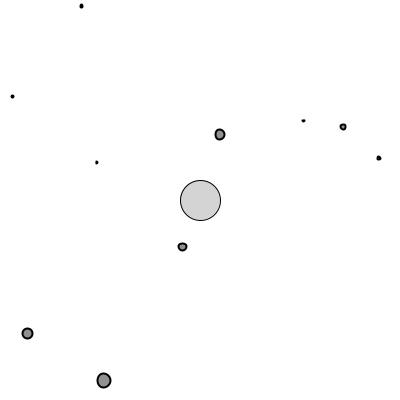
Frame 1 (no input)
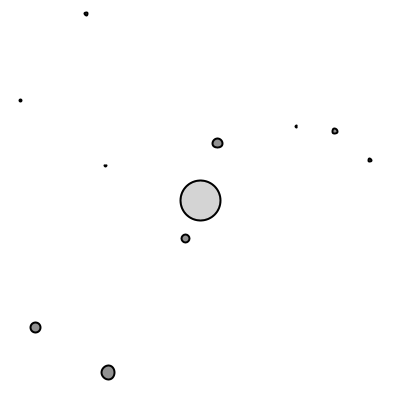
Frame 60 (the mouse pressed at the canvas centre just before this capture)
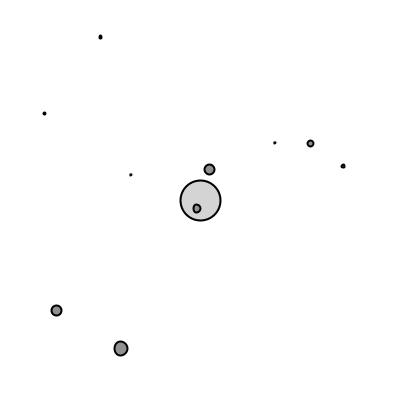
Frame 120 (the mouse held since frame 60 and released just before this capture)

The Processing sketch that drew these frames (run headless with seeded random() and noise(); from frame 60 on, the mouse is pressed at the canvas centre):

// Processing sketch: sketch_201206aAttractor
// ── sketch_201206aAttractor.pde
////单个
//Mover m;
//Attractor a;

//void setup() {
//  size(400, 400);
//  m = new Mover();
//  a = new Attractor();
//}
//void draw() {
//  background(255);

//  PVector f = a.attract(m);
//  m.applyForce(f);//m受到attract对象的引力

//  m.update();

//  a.display();
//  m.display();
//}

//————————————————————————————

//多个
Mover[] movers = new Mover[10];
Attractor a;

void setup() {
  size(400, 400);
  for (int i=0; i<movers.length; i++) {
    movers[i] = new Mover(random(0.1, 2), random(width), random(height));
  }
  a = new Attractor();
}
void draw() {
  background(255);
  a.display();
  for (int i=0; i<movers.length; i++) {
    PVector f = a.attract(movers[i]);
    movers[i].applyForce(f);//m受到attract对象的引力

    movers[i].update();
    movers[i].display();
  }

  
}

// ── Attractor.pde
class Attractor {
  float mass;
  float G;
  PVector location;

  Attractor() {
    location = new PVector(width/2, height/2);
    mass = 20;
    G = 0.4;
  }

  void display() {
    stroke(0);
    fill(200, 200);
    ellipse(location.x, location.y, mass*2, mass*2);
  }

  PVector attract(Mover m) {
    PVector force = PVector.sub(location, m.location);//计算里的方向


    float distance = force.mag();
    distance = constrain(distance, 25, 40);
    force.normalize();

    float strength = (G * mass *m.mass)/(distance*distance);

    force.mult(strength);
    return force;
  }
}

// ── Mover.pde
class Mover {
  PVector location, velocity, acceleration;
  float mass;
  
  Mover(float m,float x,float y) {
    location = new PVector(x, y);
    velocity = new PVector(0, 0);
    acceleration = new PVector(0,0);
    this.mass = m;
  }
  
  void update() {
    velocity.add(acceleration);

    location.add(velocity);
    acceleration.mult(0);
  }
  
  void applyForce(PVector force) {
    PVector f = PVector.div(force, mass);
    acceleration.add(f);
  }
  void display() {
    stroke(0);
    strokeWeight(2);
    fill(145);
    ellipse(location.x, location.y, 10*mass, 10*mass);
  }
  void checkEdge() {
    if (location.x>width) {
      location.x =width;
      velocity.x *=-1;
    } else if (location.x<0) {
      location.x =0;
      velocity.x *=-1;
    }

    if (location.y>height) {
      location.y = height;
      velocity.y *=-1;
    }
  }
}
